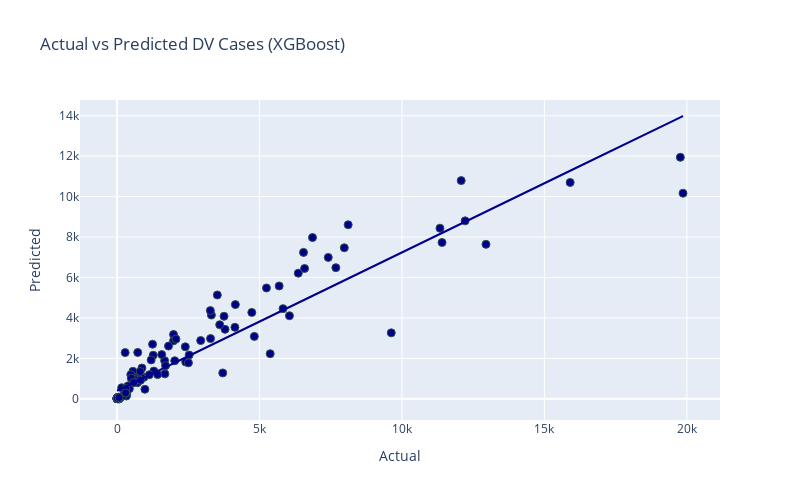

Notebook code cell kept with this figure:
### Markdown cell above
Visualization Dashboard + Project Summary

### Code cell
import plotly.express as px
import pandas as pd

# Create a dataframe of actual vs predicted
results_df = pd.DataFrame({
    'Actual': y_test,
    'Predicted': y_pred_xgb
})

fig = px.scatter(results_df, x='Actual', y='Predicted',
                 title="Actual vs Predicted DV Cases (XGBoost)",
                 trendline='ols', color_discrete_sequence=['darkblue'])

fig.update_traces(marker=dict(size=8, line=dict(width=1, color='DarkSlateGrey')))
fig.update_layout(width=800, height=500)
fig.show()

### Figure 1 — Plotly figure (JSON) as saved in the notebook; plotly's stock layout.template omitted (floating-point values rounded to 4 significant figures; data arrays with more than 128 entries replaced by an {"elided": "..."} marker saying what was removed)
{"data": [{"hovertemplate": "Actual=%{x}<br>Predicted=%{y}<extra></extra>", "legendgroup": "", "marker": {"color": "darkblue", "line": {"color": "DarkSlateGrey", "width": 1}, "size": 8, "symbol": "circle"}, "mode": "markers", "name": "", "orientation": "v", "showlegend": false, "type": "scatter", "x": {"elided": "148 int values"}, "xaxis": "x", "y": {"elided": "148 float values"}, "yaxis": "y"}, {"hovertemplate": "<b>OLS trendline</b><br>Predicted = 0.683923 * Actual + 398.519<br>R<sup>2</sup>=0.884685<br><br>Actual=%{x}<br>Predicted=%{y} <b>(trend)</b><extra></extra>", "legendgroup": "", "marker": {"color": "darkblue", "line": {"color": "DarkSlateGrey", "width": 1}, "size": 8, "symbol": "circle"}, "mode": "lines", "name": "", "showlegend": false, "type": "scatter", "x": {"elided": "148 int values"}, "xaxis": "x", "y": {"elided": "148 float values"}, "yaxis": "y"}], "layout": {"height": 500, "legend": {"tracegroupgap": 0}, "title": {"text": "Actual vs Predicted DV Cases (XGBoost)"}, "width": 800, "xaxis": {"anchor": "y", "domain": [0, 1], "title": {"text": "Actual"}}, "yaxis": {"anchor": "x", "domain": [0, 1], "title": {"text": "Predicted"}}}}
